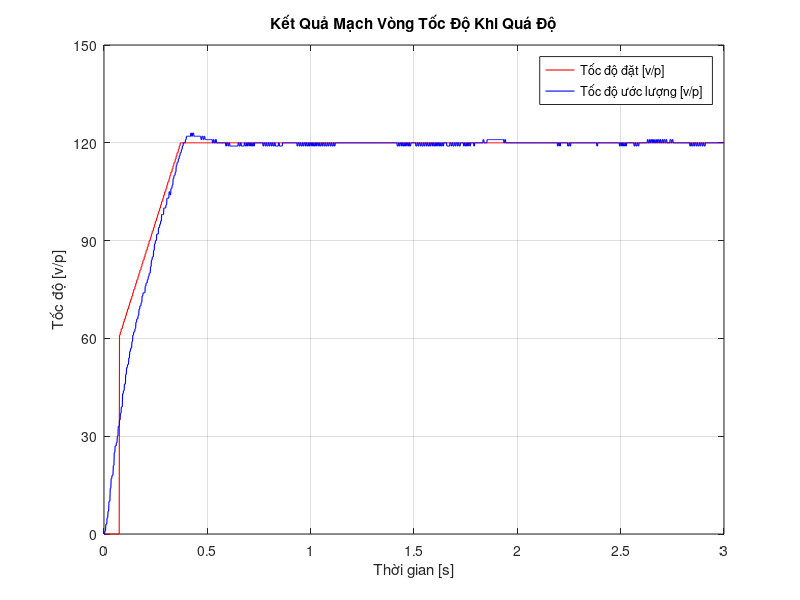

Reproduce this figure in MATLAB.
close all;

A=load('new_spd1.txt');
x=0:0.0015:(3-0.0015*1);
y1=A(1:2000,1);
y2=A(1:2000,2);
figure(1)
plot(x,y1, '-r', 'LineWidth', 0.8);
hold on;
plot(x,y2, '-b', 'LineWidth', 0.8);
ylim([0 150]);
yticks([0 30 60 90 120 150]);
title('Kết Quả Mạch Vòng Tốc Độ Khi Quá Độ');
xlabel('Thời gian [s]');
ylabel('Tốc độ [v/p]');
legend('Tốc độ đặt [v/p]','Tốc độ ước lượng [v/p]');
grid on;
% x2=0:0.002:(2.5-0.002*1);
% y3=A(1:1250,1);
% y4=A(1:1250,2);
% figure(2)
% plot(x2,y3, '-r', 'LineWidth', 0.8);
% hold on;
% plot(x2,y4, '-b', 'LineWidth', 0.8);
% title('Close Speed Loop');
% xlabel('Time [s]');
% ylabel('Speed [RPM]');
% legend('Speed SetPoint [RPM]','Speed Feedback [RPM]');
% grid on;
